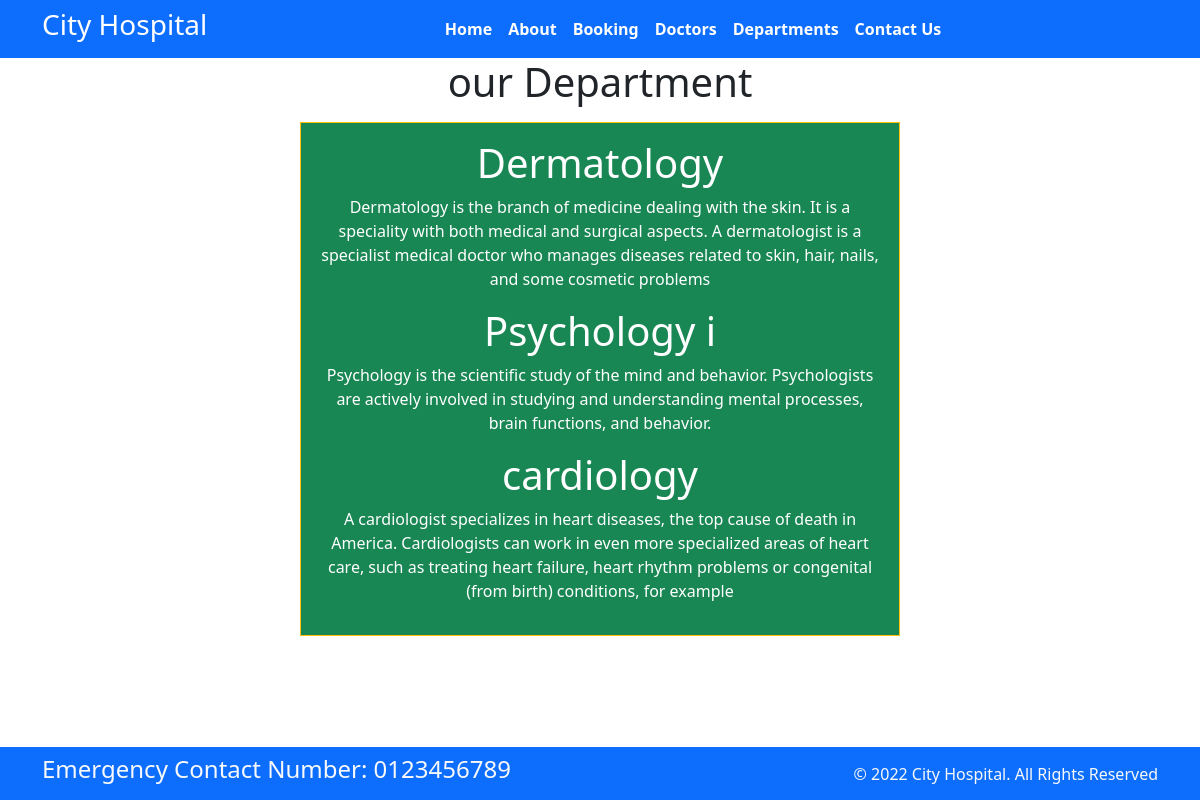
The page /department/ on the database as committed earlier.
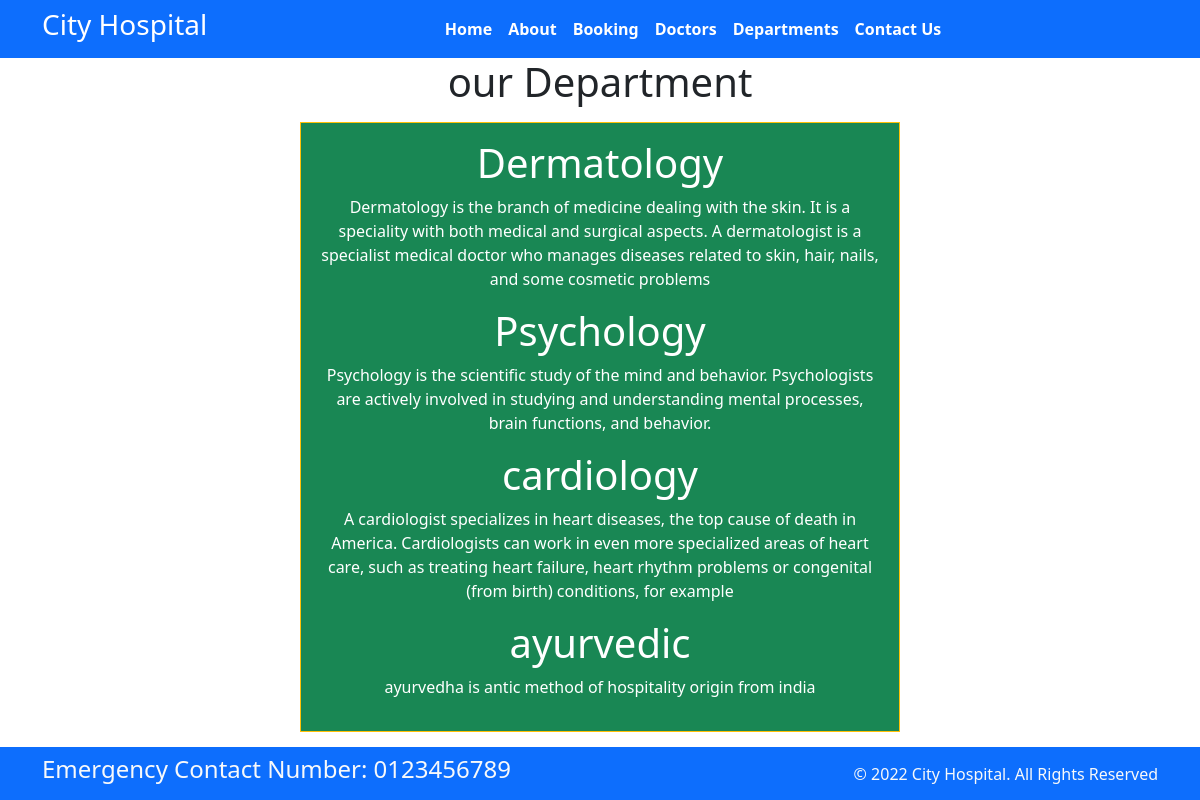
The same page on the database as committed later.
### home/models.py (models this page shows, shortened)
class Departments(models.Model):
    dep_name = models.CharField(max_length=50)
    dep_description = models.TextField()

### home/views.py (the view)
# urls.py: path("department/",views.department,name="department"),
def department(request):
    dict_dept = {
        'dept': Departments.objects.all
    }
    return render(request, 'department.html', dict_dept)

### templates/department.html (shortened to what this page needs)
{% extends 'base.html' %}
{% block content %}
 <h1 class="text-center">  our Department </h1>
 <div class="mx-auto  w-50 bg-success text-center  text-white p-3 my-3 border border-warning border-rounded border-width-4">
    {%for d in dept %}
    <h1>{{d.dep_name}}</h1>
    <p>{{d.dep_description}}</p>
    {% endfor %}
 </div>
{% endblock %}

Rows that differ between the two databases and show on the page:
changed Departments: dep_name "Psychology i" → "Psychology"
added Departments: dep_name "ayurvedic", dep_description "ayurvedha is antic method of hospitality origin from india"
